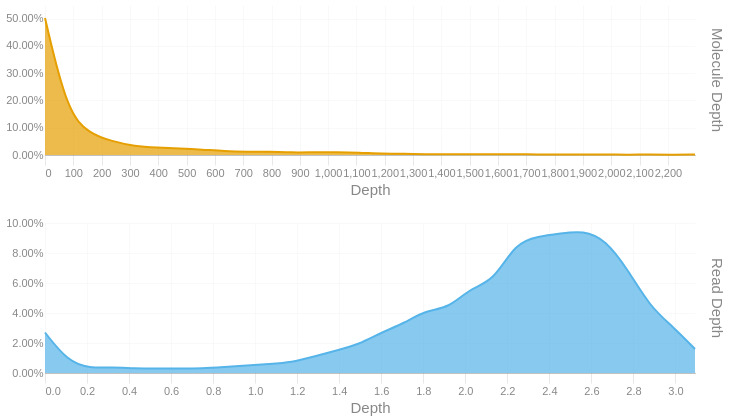

Notebook code for this chart:
### Code cell
readdep = depth_hist(tb['Read Depth'], q99, 3)
readdep = readdep.with_columns(pl.lit('Read Depth').alias('Metric'))
if not SKIPLR:
    moldep = depth_hist(tb['Molecule Depth'], mol_q99, 1)
    moldep = moldep.with_columns(pl.lit('Molecule Depth').alias('Metric'))
    _hist = pl.concat([readdep, moldep])
    _hist = _hist.filter(pl.col('Proportion') != 0)
    with SafeRender(_hist):
        (
            alt.Chart(_hist)        
            .mark_area(interpolate = "basis")
            .encode(
                x=alt.X('Bin:Q').scale(domainMin=0).axis(alt.Axis(title='Depth')),
                y = alt.Y('Proportion:Q', title = None).axis(format = '.2%'),
                color = alt.Color('Metric:N').legend(None),
                row = alt.Row("Metric:N").header(title = None, labelOrient = 'right'),
                tooltip = [
                    alt.Tooltip("Metric:N", title = "Metric"),
                    alt.Tooltip('Interval:N', title = "Depth Interval"),
                    alt.Tooltip('Proportion:Q', title = "% Alignments").format('.2%')
                ]
            )
            .resolve_scale(x='independent', y='independent')
            .properties(
                height = 150, width = 650,
                usermeta={'embedOptions': {'downloadFileName': f'{samplename}.depth.hist'}}
            )
        ).display()
else:
    readdep = readdep.filter(pl.col('Proportion') != 0)
    with SafeRender(readdep):
        (
            alt.Chart(readdep)        
            .mark_area(interpolate = "basis")
            .encode(
                x=alt.X('Bin:Q').scale(domainMin=0).axis(alt.Axis(title='Depth')),
                y = alt.Y('Proportion:Q', title = None).axis(format = '.2%'),
                tooltip = [
                    alt.Tooltip('Interval:N', title = "Depth Interval"),
                    alt.Tooltip('Proportion:Q', title = "% Alignments").format('.2%')
                ]
            )
            .properties(
                usermeta={'embedOptions': {'downloadFileName': f'{samplename}.depth.hist'}}
            )
        ).display()

### Figure 1 — Vega-Lite specification as saved in the notebook (floating-point values rounded to 4 significant figures)
{"width": 650, "height": 150, "config": {"title": {"anchor": "start", "dy": -15, "fontSize": 18, "color": "#888888", "subtitleColor": "#888888", "subtitleFontSize": 14}, "arc": {"fill": "#0072B2"}, "axis": {"domainColor": "#888888", "domainWidth": 0.5, "gridWidth": 0.2, "grid": false, "titleFontWeight": 400, "titleFontSize": 15, "labelFontSize": 11, "labelColor": "#888888", "tickColor": "#888888", "tickWidth": 0.2, "titleColor": "#888888"}, "axisBand": {"grid": false}, "axisX": {"grid": true, "tickSize": 10, "domainCap": "round"}, "axisY": {"domain": false, "grid": true, "tickSize": 0, "domainCap": "round"}, "background": "transparent", "header": {"labelFontSize": 15, "labelColor": "#888888", "titleFontSize": 15, "titleFontWeight": 600, "titleColor": "#888888"}, "legend": {"labelFont": "sans-serif", "labelFontSize": 12, "labelColor": "#888888", "symbolSize": 100, "symbolType": "circle", "titleFontSize": 12, "titlePadding": 10, "titleColor": "#888888", "title": null}, "range": {"category": ["#E69F00", "#56B4E9", "#009E73", "#F0E442", "#0072B2", "#D55E00", "#CC79A7", "#000000"], "diverging": ["#cfe8f3", "#a2d4ec", "#73bfe2", "#46abdb", "#1696d2", "#12719e"]}, "area": {"fill": "#0072B2", "fillOpacity": 0.7, "line": true, "strokeOpacity": 0.7}, "line": {"color": "#0072B2", "stroke": "#0072B2", "strokeWidth": 2}, "trail": {"color": "#0072B2", "stroke": "#0072B2", "strokeWidth": 0, "size": 1}, "point": {"filled": true, "fillOpacity": 1.0, "size": 95}, "text": {"color": "#888888", "fontSize": 11, "align": "right", "fontWeight": 400, "size": 11}, "bar": {"fill": "#0072B2", "stroke": null}, "view": {"stroke": null, "continuousWidth": 660, "continuousHeight": 400}}, "data": {"name": "data-3f5ff5395887bf480624c69ed2b2145d"}, "mark": {"type": "area", "interpolate": "basis"}, "encoding": {"color": {"field": "Metric", "legend": null, "type": "nominal"}, "row": {"field": "Metric", "header": {"title": null, "labelOrient": "right"}, "type": "nominal"}, "tooltip": [{"field": "Metric", "title": "Metric", "type": "nominal"}, {"field": "Interval", "title": "Depth Interval", "type": "nominal"}, {"field": "Proportion", "format": ".2%", "title": "% Alignments", "type": "quantitative"}], "x": {"axis": {"title": "Depth"}, "field": "Bin", "scale": {"domainMin": 0}, "type": "quantitative"}, "y": {"axis": {"format": ".2%"}, "field": "Proportion", "title": null, "type": "quantitative"}}, "resolve": {"scale": {"x": "independent", "y": "independent"}}, "usermeta": {"embedOptions": {"downloadFileName": "S5_Kennetcook_3539.depth.hist"}}, "$schema": "https://vega.github.io/schema/vega-lite/v6.1.0.json", "datasets": {"data-3f5ff5395887bf480624c69ed2b2145d": [{"Bin": 0.0, "Interval": "0.0-0.107", "Proportion": 0.027, "Metric": "Read Depth"}, {"Bin": 0.107, "Interval": "0.107-0.213", "Proportion": 0.008, "Metric": "Read Depth"}, {"Bin": 0.213, "Interval": "0.213-0.32", "Proportion": 0.003, "Metric": "Read Depth"}, {"Bin": 0.32, "Interval": "0.32-0.427", "Proportion": 0.004, "Metric": "Read Depth"}, {"Bin": 0.427, "Interval": "0.427-0.533", "Proportion": 0.003, "Metric": "Read Depth"}, {"Bin": 0.533, "Interval": "0.533-0.64", "Proportion": 0.003, "Metric": "Read Depth"}, {"Bin": 0.64, "Interval": "0.64-0.747", "Proportion": 0.003, "Metric": "Read Depth"}, {"Bin": 0.747, "Interval": "0.747-0.853", "Proportion": 0.003, "Metric": "Read Depth"}, {"Bin": 0.853, "Interval": "0.853-0.96", "Proportion": 0.004, "Metric": "Read Depth"}, {"Bin": 0.96, "Interval": "0.96-1.067", "Proportion": 0.005, "Metric": "Read Depth"}, {"Bin": 1.067, "Interval": "1.067-1.173", "Proportion": 0.006, "Metric": "Read Depth"}, {"Bin": 1.173, "Interval": "1.173-1.28", "Proportion": 0.007, "Metric": "Read Depth"}, {"Bin": 1.28, "Interval": "1.28-1.387", "Proportion": 0.011, "Metric": "Read Depth"}, {"Bin": 1.387, "Interval": "1.387-1.493", "Proportion": 0.015, "Metric": "Read Depth"}, {"Bin": 1.493, "Interval": "1.493-1.6", "Proportion": 0.019, "Metric": "Read Depth"}, {"Bin": 1.6, "Interval": "1.6-1.707", "Proportion": 0.027, "Metric": "Read Depth"}, {"Bin": 1.707, "Interval": "1.707-1.813", "Proportion": 0.033, "Metric": "Read Depth"}, {"Bin": 1.813, "Interval": "1.813-1.92", "Proportion": 0.042, "Metric": "Read Depth"}, {"Bin": 1.92, "Interval": "1.92-2.027", "Proportion": 0.043, "Metric": "Read Depth"}, {"Bin": 2.027, "Interval": "2.027-2.133", "Proportion": 0.057, "Metric": "Read Depth"}, {"Bin": 2.133, "Interval": "2.133-2.24", "Proportion": 0.061, "Metric": "Read Depth"}, {"Bin": 2.24, "Interval": "2.24-2.347", "Proportion": 0.087, "Metric": "Read Depth"}, {"Bin": 2.347, "Interval": "2.347-2.453", "Proportion": 0.091, "Metric": "Read Depth"}, {"Bin": 2.453, "Interval": "2.453-2.56", "Proportion": 0.093, "Metric": "Read Depth"}, {"Bin": 2.56, "Interval": "2.56-2.667", "Proportion": 0.095, "Metric": "Read Depth"}, {"Bin": 2.667, "Interval": "2.667-2.773", "Proportion": 0.089, "Metric": "Read Depth"}, {"Bin": 2.773, "Interval": "2.773-2.88", "Proportion": 0.069, "Metric": "Read Depth"}, {"Bin": 2.88, "Interval": "2.88-2.987", "Proportion": 0.044, "Metric": "Read Depth"}, {"Bin": 2.987, "Interval": "2.987-3.093", "Proportion": 0.031, "Metric": "Read Depth"}, {"Bin": 3.093, "Interval": "3.093-3.2", "Proportion": 0.016, "Metric": "Read Depth"}, {"Bin": 0.0, "Interval": "0.0-79.2", "Proportion": 0.502, "Metric": "Molecule Depth"}, {"Bin": 79.2, "Interval": "79.2-158.3", "Proportion": 0.154, "Metric": "Molecule Depth"}, {"Bin": 158.3, "Interval": "158.3-237.5", "Proportion": 0.078, "Metric": "Molecule Depth"}, {"Bin": 237.5, "Interval": "237.5-316.6", "Proportion": 0.05, "Metric": "Molecule Depth"}, {"Bin": 316.6, "Interval": "316.6-395.8", "Proportion": 0.032, "Metric": "Molecule Depth"}, {"Bin": 395.8, "Interval": "395.8-475.0", "Proportion": 0.027, "Metric": "Molecule Depth"}, {"Bin": 475.0, "Interval": "475.0-554.1", "Proportion": 0.024, "Metric": "Molecule Depth"}, {"Bin": 554.1, "Interval": "554.1-633.3", "Proportion": 0.02, "Metric": "Molecule Depth"}, {"Bin": 633.3, "Interval": "633.3-712.4", "Proportion": 0.014, "Metric": "Molecule Depth"}, {"Bin": 712.4, "Interval": "712.4-791.6", "Proportion": 0.012, "Metric": "Molecule Depth"}, {"Bin": 791.6, "Interval": "791.6-870.8", "Proportion": 0.012, "Metric": "Molecule Depth"}, {"Bin": 870.8, "Interval": "870.8-949.9", "Proportion": 0.009, "Metric": "Molecule Depth"}, {"Bin": 949.9, "Interval": "949.9-1029.1", "Proportion": 0.01, "Metric": "Molecule Depth"}, {"Bin": 1029.0, "Interval": "1029.1-1108.3", "Proportion": 0.01, "Metric": "Molecule Depth"}, {"Bin": 1108.0, "Interval": "1108.3-1187.4", "Proportion": 0.009, "Metric": "Molecule Depth"}, {"Bin": 1187.0, "Interval": "1187.4-1266.6", "Proportion": 0.005, "Metric": "Molecule Depth"}, {"Bin": 1267.0, "Interval": "1266.6-1345.7", "Proportion": 0.005, "Metric": "Molecule Depth"}, {"Bin": 1346.0, "Interval": "1345.7-1424.9", "Proportion": 0.003, "Metric": "Molecule Depth"}, {"Bin": 1425.0, "Interval": "1424.9-1504.1", "Proportion": 0.002, "Metric": "Molecule Depth"}, {"Bin": 1504.0, "Interval": "1504.1-1583.2", "Proportion": 0.003, "Metric": "Molecule Depth"}, {"Bin": 1583.0, "Interval": "1583.2-1662.4", "Proportion": 0.003, "Metric": "Molecule Depth"}, {"Bin": 1662.0, "Interval": "1662.4-1741.5", "Proportion": 0.003, "Metric": "Molecule Depth"}, {"Bin": 1742.0, "Interval": "1741.5-1820.7", "Proportion": 0.002, "Metric": "Molecule Depth"}, {"Bin": 1821.0, "Interval": "1820.7-1899.9", "Proportion": 0.002, "Metric": "Molecule Depth"}, {"Bin": 1900.0, "Interval": "1899.9-1979.0", "Proportion": 0.002, "Metric": "Molecule Depth"}, {"Bin": 1979.0, "Interval": "1979.0-2058.2", "Proportion": 0.002, "Metric": "Molecule Depth"}, {"Bin": 2058.0, "Interval": "2058.2-2137.3", "Proportion": 0.001, "Metric": "Molecule Depth"}, {"Bin": 2137.0, "Interval": "2137.3-2216.5", "Proportion": 0.002, "Metric": "Molecule Depth"}, {"Bin": 2216.0, "Interval": "2216.5-2295.7", "Proportion": 0.001, "Metric": "Molecule Depth"}, {"Bin": 2296.0, "Interval": "2295.7-2374.83", "Proportion": 0.002, "Metric": "Molecule Depth"}]}}
